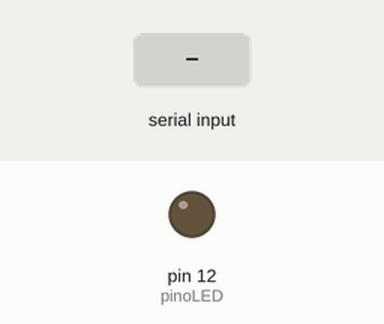
This sketch was run on a simulated Arduino Uno, built with avr-gcc and run on an emulated ATmega328P. On the bench: output pins drawn as LEDs (lit = HIGH). The test bench sets the inputs (shaded band).

Above: at 2.2 s.
2.3 s: "1" received over the second serial link
At 2.9 s:
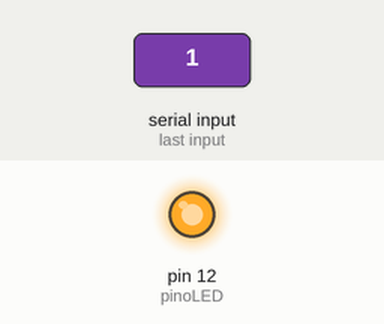
3.8 s: "0" received over the second serial link
At 5.2 s:
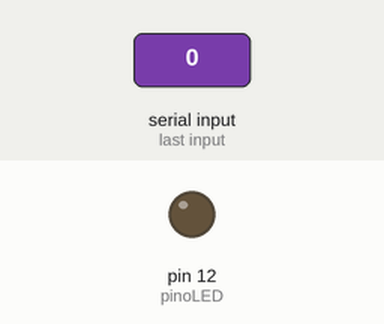
Timing chart, 0 to 6.8 s (numbered marks = the images above; inputs shaded):
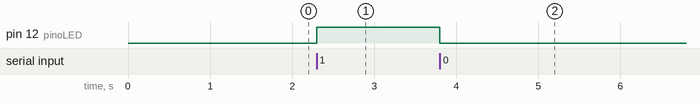

The sketch:

Led_bluetooth1.ino
```cpp
//Autor: Elvis Tavares
//Programa: Controle de led com modulo bluetooth HC-05
//Imagem do projeto: https://imgur.com/khRet47
#include <SoftwareSerial.h>

const int pinoRX = 2;// pino digital 2 ligado ao RX do modulo
const int pinoTX = 3;// pino digital 3 TX
const int pinoLED = 12; // pino digital ligadoao led
int vBluetooth = 0; //variavel armazena o valor enviado pelo modulo B

SoftwareSerial bluetooth(pinoRX, pinoTX); //pinos q emulam a serial

void setup(){
  Serial.begin(9600);//iniciliza serial
  bluetooth.begin(9600); //inicializa serialdo bluetooth
  delay(1000);
  pinMode(pinoLED, OUTPUT); // define o pino como saida

}


void loop(){
  if(bluetooth.available()){
    vBluetooth = bluetooth.read(); // recebe valor enviado pelo modulo

    if(vBluetooth =='1'){
      digitalWrite(pinoLED, HIGH); // ligao led
    }

    if(vBluetooth == '0'){
      digitalWrite(pinoLED, LOW); // desliga o led
    }
  }
}
```

Measured:
- after the input at 2.3 s, pin 12 (pinoLED): LOW → HIGH at once
- after the input at 3.8 s, pin 12 (pinoLED): HIGH → LOW at once
